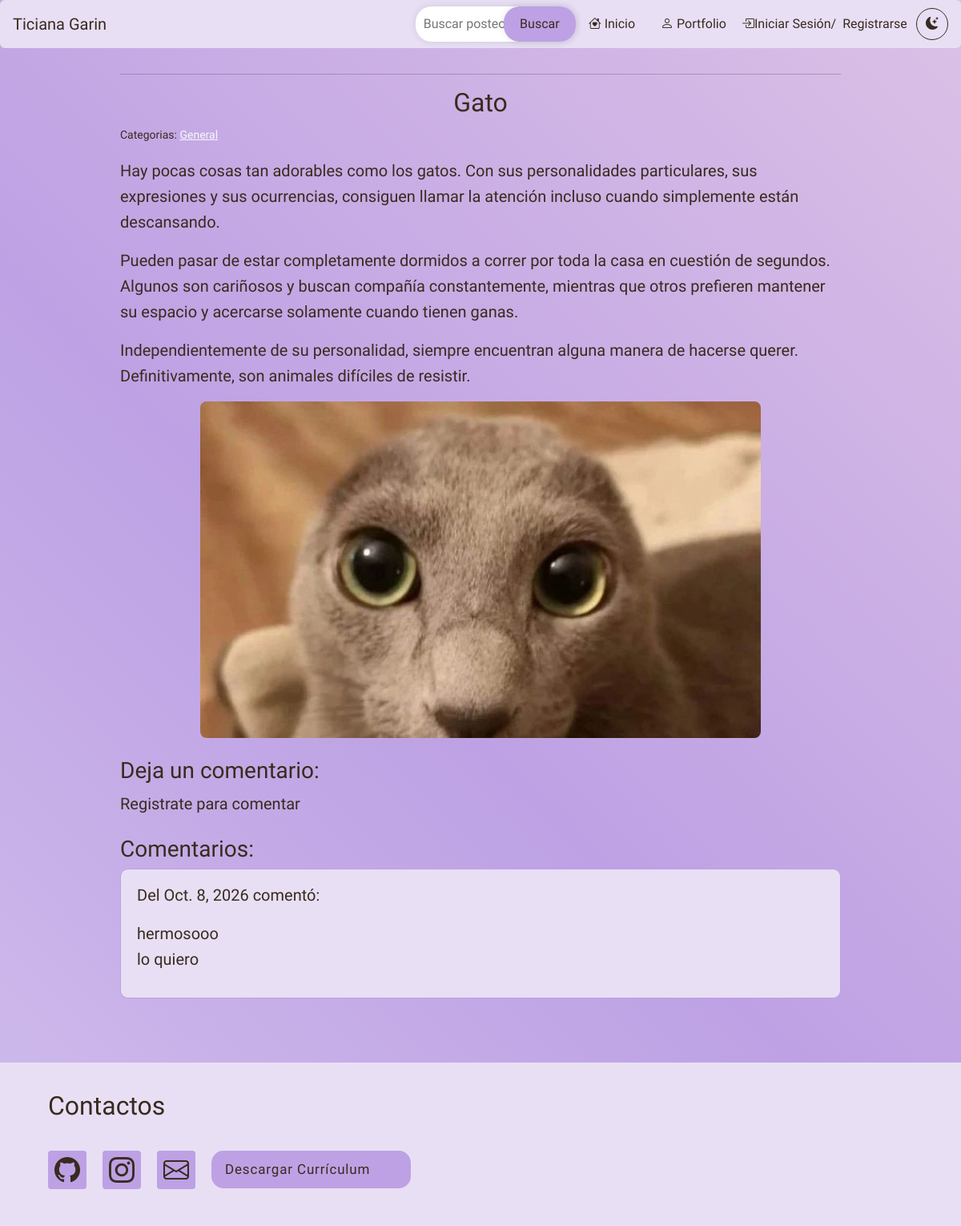
Screenshot of /blog/post/11/ with the database file from the repository.
### blog/models.py (models this page shows, shortened)
class Post(models.Model):
    title = models.CharField(max_length=255)
    body = models.TextField()
    image = models.ImageField(upload_to= "post/", blank= True, null= True)
    created_on = models.DateTimeField(auto_now_add=True)
    last_modified = models.DateTimeField(auto_now=True)
    categories = models.ManyToManyField("Category", related_name="posts")

class Category(models.Model):
    name = models.CharField(max_length=30)
    class Meta:
        verbose_name_plural = "categories"

class Comment(models.Model):
    author = models.CharField(max_length=60)
    body = models.TextField()
    created_on = models.DateTimeField(auto_now_add=True)
    post = models.ForeignKey("Post", on_delete=models.CASCADE)

### blog/views.py (the view, shortened to what this page needs)
# urls.py: path("post/<int:pk>/", views.blog_detail, name="blog_detail"),
def blog_detail(request, pk):
    post = Post.objects.get(pk=pk)
    form = CommentForm()
    comments = Comment.objects.filter(post=post)
    context = {
        "post": post,
        "comments": comments,
        "form": form,
    }
    return render(request, "blog/detail.html", context)

### blog/forms.py
class CommentForm(forms.Form):
    body = forms.CharField(
        max_length=500,
        widget=forms.Textarea(
            attrs={
                "class": "form-control",
                "placeholder": "Deja un comentario!",
                "maxlength": 500,
            }
        )
    )

### blog/templates/blog/detail.html (shortened to what this page needs)
{% extends "base.html"%}
{% load static %}
{% block page_css %}
    <link rel="stylesheet" href="{% static 'blog/detail.css' %}?v=5">
{% endblock page_css %}
{% block page_title %}
    <h2>{{ post.title }}</h2>
{% endblock page_title %}
{% block page_content %}
    <small> Categorias:
        {% for category in post.categories.all %}
            <a href="{% url 'blog:blog_category' category.name %}?tema={{ request.GET.tema|default:'claro' }}" class="link-light">
                {{ category.name }}</a>
        {% endfor %}
    </small>
    <div>
    <p>{{ post.body | linebreaks }}</p>
        {% if post.image %}
            <img src="{{ post.image.url }}" alt="{{ post.title }}" >
        {% endif %}
    </div>
    <div>
    <h3>Deja un comentario:</h3>
    {% if user.is_authenticated %}
    <form method="post">
        {% csrf_token %}
        <div>
            <p>De: {{ user.username }}</p>
        </div>
        <div>
            {{ form.body }}
            {{ form.body.errors }}
            <small>Máximo 500 caracteres.</small>
        </div>
        <button type="submit" class="btn comment-submit-btn">Submit</button>
    </form>
    {% else %}
    <p>Registrate para comentar</p>
    {% endif %}
    </div>
    <div>
    <h3>Comentarios:</h3>
    {% for comment in comments %}
        <article class="comment-card">
        <p>
            Del {{ comment.created_on.date }} <b>{{ comment.author }}</b> comentó:
        </p>
        <p>
            {{ comment.body | linebreaks }}
        </p>
        </article>
    {% endfor %}
    </div>
{% endblock page_content %}

### blog/static/blog/styles.css (style rules this page uses)
:root { --margen: 20px; --fuentebody: 'Ysabeau Infant', sans-serif; --fuentetitle: 'Archivo Black', sans-serif; --gradient1: #e8dff5; --gradient2: #bda1e4; --gradient3: #f3d9e8; --text: #382b1e; --hover_color: #9d5da1; }
html { scroll-behavior: smooth; scroll-padding-top: 90px; }
html, body { height: auto; overflow-y: auto; }
body { margin: 0; min-height: 100vh; font-family: var(--fuentebody); color: var(--text); overflow-x: hidden; }
.blog-content h2, .blog-content h5 { text-align: center; }
.blog-content p { text-indent: 0; }
p { font-size: 20px; text-indent: 20px; }
.animated-gradient { position: relative; background: linear-gradient( 45deg, var(--gradient1) 0%, var(--gradient2) 50%, var(--gradient3) 100% ); background-size: 200% 200%; animation: gradient-shift 8s ease alternate infinite; color: var(--text); text-align: left; }

### blog/static/blog/detail.css (style rules this page uses)
.blog-content > div { margin-bottom: 1.5rem; }
.blog-content > div > img { display: block; width: min(100%, 700px); max-height: 420px; margin: 1rem auto; object-fit: cover; border-radius: 8px; }
.comment-card { margin-bottom: 1rem; padding: 1rem 1.25rem; border: 1px solid var(--gradient2); border-radius: 10px; background-color: var(--gradient1); }

### rows the page displays
Post: title "Gato", body "Hay pocas cosas tan adorables como los gatos. Con sus personalidades particulares, sus expresiones y sus ocurrencias, consiguen llamar la atención incluso cuando simplemente están descansando. Pueden pasar de estar completamente dormidos a correr por toda la casa en cuestión de segundos. Algunos son cariñosos y buscan compañía constantemente, mientras que otros prefieren mantener su espacio y acercarse solamente cuando tienen ganas. Independientemente de su personalidad, siempre encuentran alguna manera de hacerse querer. Definitivamente, son animales difíciles de resistir.", image (picture)
Category: name "General"
Comment: created_on "Oct. 8, 2026", body "hermosooo lo quiero"
